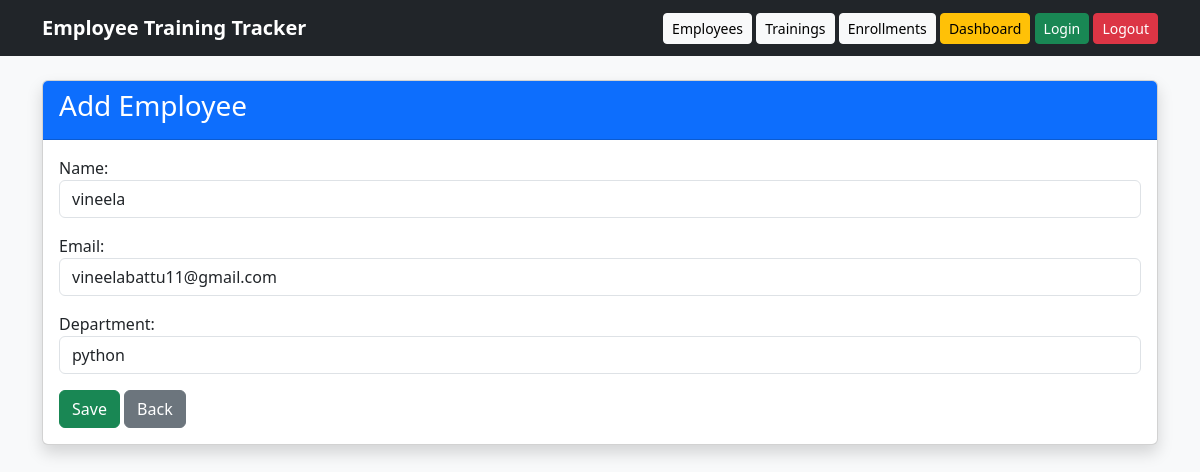
Page /edit/1/ on the committed database.
### training/models.py (models this page shows, shortened)
class Employee(models.Model):
    name = models.CharField(max_length=100)
    email = models.EmailField(unique=True)
    department = models.CharField(max_length=100)

### training/views.py (the view)
# urls.py: path('edit/<int:id>/', views.edit_employee, name='edit_employee'),
def edit_employee(request, id):
    employee = get_object_or_404(Employee, id=id)
    if request.method == 'POST':
        form = EmployeeForm(request.POST, instance=employee)
        if form.is_valid():
            form.save()
            return redirect('employee_list')
    else:
        form = EmployeeForm(instance=employee)
    return render(request, 'add_employee.html', {'form': form})

### training/forms.py
class EmployeeForm(forms.ModelForm):
    class Meta:
        model = Employee
        fields = ['name', 'email', 'department']
        widgets = {
            'name': forms.TextInput(attrs={
                'class': 'form-control',
                'placeholder': 'Enter Name'
            }),
            'email': forms.EmailInput(attrs={
                'class': 'form-control',
                'placeholder': 'Enter Email'
            }),
            'department': forms.TextInput(attrs={
                'class': 'form-control',
                'placeholder': 'Enter Department'
            }),
        }

### training/templates/add_employee.html (shortened to what this page needs)
{% extends 'base.html' %}
{% block content %}
<div class="card shadow">
    <div class="card-header bg-primary text-white">
        <h3>Add Employee</h3>
    </div>
    <div class="card-body">
        <form method="POST">
            {{ form.as_p }}
            <button type="submit" class="btn btn-success">
                Save
            </button>
            <a href="{% url 'employee_list' %}" class="btn btn-secondary">
                Back
            </a>
        </form>
    </div>
</div>
{% endblock %}

### rows in the picture
Employee: name "vineela", email "vineelabattu11@gmail.com", department "python"
